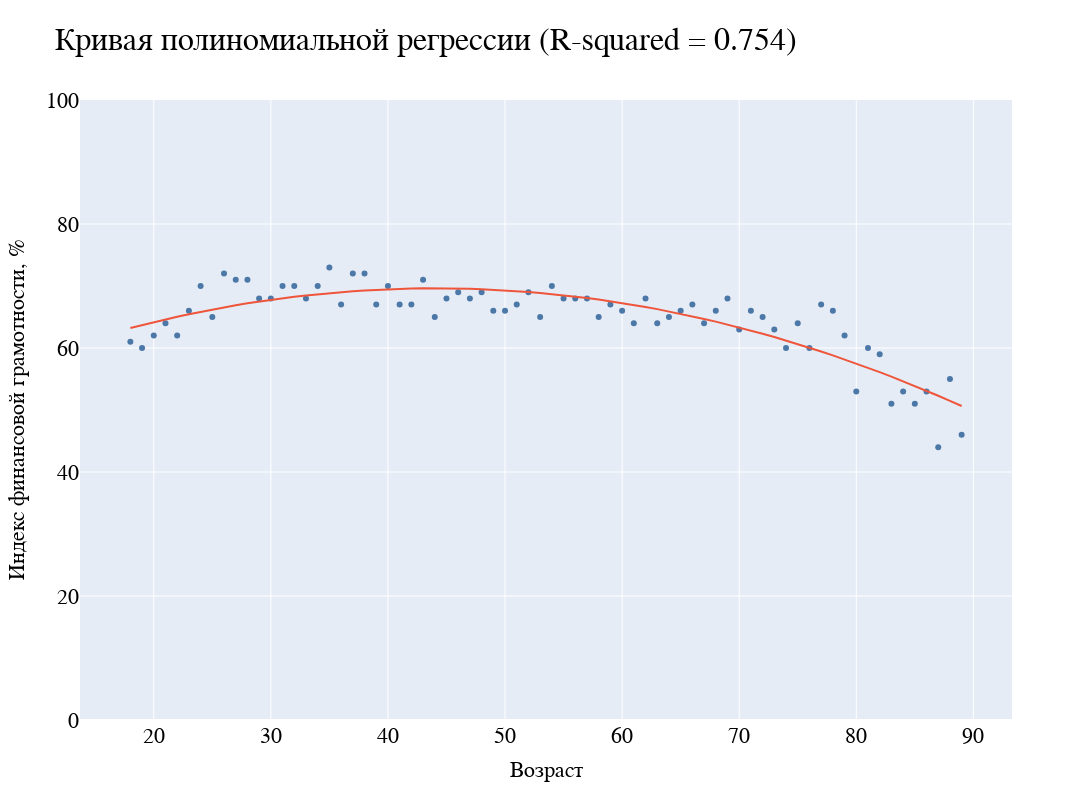

Notebook code cell kept with this figure:
### Code cell
from sklearn.metrics import r2_score

poly_predict = model_poly(mean_fingram["Age"])

fig = go.Figure()

fig = px.scatter(x = mean_fingram["Age"], y = mean_fingram["Fingram"], color_discrete_sequence=[colors[9]])
fig.add_trace(go.Scatter(x = mean_fingram["Age"], y = poly_predict, name = "Полиномиальная регрессия"))

fig.update_yaxes(title = "Индекс финансовой грамотности, %", title_font = dict(size = 22, family = 'Arial', color = 'black'))
fig.update_xaxes(title = "Возраст", title_font = dict(size = 22, family = 'Arial', color = 'black'))

fig.update_layout(title = f"Кривая полиномиальной регрессии (R-squared = {round(r2_score(mean_fingram['Fingram'], model_poly(mean_fingram['Age'])), 3)})",
                  font_family = "Arial",
                  font_color = "black",
                  title_font_size = 32)

fig.update_layout(margin=dict(t = 100))
fig.update_layout(yaxis_range=[0, 100])
fig.update_layout(height = 800, width = 1100)
fig.update_layout(showlegend=False)
fig.update_layout(font_family = "Arial", font_size = 22, title_font_family = "Arial", font_color = "black")

fig.show()

### Figure 1 — Plotly figure (JSON) as saved in the notebook; plotly's stock layout.template omitted (floating-point values rounded to 4 significant figures)
{"data": [{"hovertemplate": "x=%{x}<br>y=%{y}<extra></extra>", "legendgroup": "", "marker": {"color": "#4C78A8", "symbol": "circle"}, "mode": "markers", "name": "", "orientation": "v", "showlegend": false, "type": "scatter", "x": [18, 19, 20, 21, 22, 23, 24, 25, 26, 27, 28, 29, 30, 31, 32, 33, 34, 35, 36, 37, 38, 39, 40, 41, 42, 43, 44, 45, 46, 47, 48, 49, 50, 51, 52, 53, 54, 55, 56, 57, 58, 59, 60, 61, 62, 63, 64, 65, 66, 67, 68, 69, 70, 71, 72, 73, 74, 75, 76, 77, 78, 79, 80, 81, 82, 83, 84, 85, 86, 87, 88, 89], "xaxis": "x", "y": [61, 60, 62, 64, 62, 66, 70, 65, 72, 71, 71, 68, 68, 70, 70, 68, 70, 73, 67, 72, 72, 67, 70, 67, 67, 71, 65, 68, 69, 68, 69, 66, 66, 67, 69, 65, 70, 68, 68, 68, 65, 67, 66, 64, 68, 64, 65, 66, 67, 64, 66, 68, 63, 66, 65, 63, 60, 64, 60, 67, 66, 62, 53, 60, 59, 51, 53, 51, 53, 44, 55, 46], "yaxis": "y"}, {"name": "Полиномиальная регрессия", "type": "scatter", "x": [18, 19, 20, 21, 22, 23, 24, 25, 26, 27, 28, 29, 30, 31, 32, 33, 34, 35, 36, 37, 38, 39, 40, 41, 42, 43, 44, 45, 46, 47, 48, 49, 50, 51, 52, 53, 54, 55, 56, 57, 58, 59, 60, 61, 62, 63, 64, 65, 66, 67, 68, 69, 70, 71, 72, 73, 74, 75, 76, 77, 78, 79, 80, 81, 82, 83, 84, 85, 86, 87, 88, 89], "y": [63.23, 63.71, 64.18, 64.62, 65.05, 65.45, 65.84, 66.21, 66.56, 66.89, 67.2, 67.5, 67.77, 68.03, 68.26, 68.48, 68.68, 68.86, 69.02, 69.17, 69.29, 69.39, 69.48, 69.55, 69.6, 69.63, 69.64, 69.63, 69.6, 69.56, 69.49, 69.41, 69.31, 69.19, 69.05, 68.89, 68.71, 68.52, 68.3, 68.07, 67.81, 67.54, 67.25, 66.94, 66.61, 66.27, 65.9, 65.52, 65.11, 64.69, 64.25, 63.79, 63.31, 62.82, 62.3, 61.76, 61.21, 60.64, 60.05, 59.44, 58.81, 58.16, 57.49, 56.81, 56.1, 55.38, 54.64, 53.88, 53.1, 52.3, 51.48, 50.64]}], "layout": {"font": {"color": "black", "family": "Arial", "size": 22}, "height": 800, "legend": {"tracegroupgap": 0}, "margin": {"t": 100}, "showlegend": false, "title": {"font": {"family": "Arial", "size": 32}, "text": "Кривая полиномиальной регрессии (R-squared = 0.754)"}, "width": 1100, "xaxis": {"anchor": "y", "domain": [0, 1], "title": {"font": {"color": "black", "family": "Arial", "size": 22}, "text": "Возраст"}}, "yaxis": {"anchor": "x", "domain": [0, 1], "range": [0, 100], "title": {"font": {"color": "black", "family": "Arial", "size": 22}, "text": "Индекс финансовой грамотности, %"}}}}
